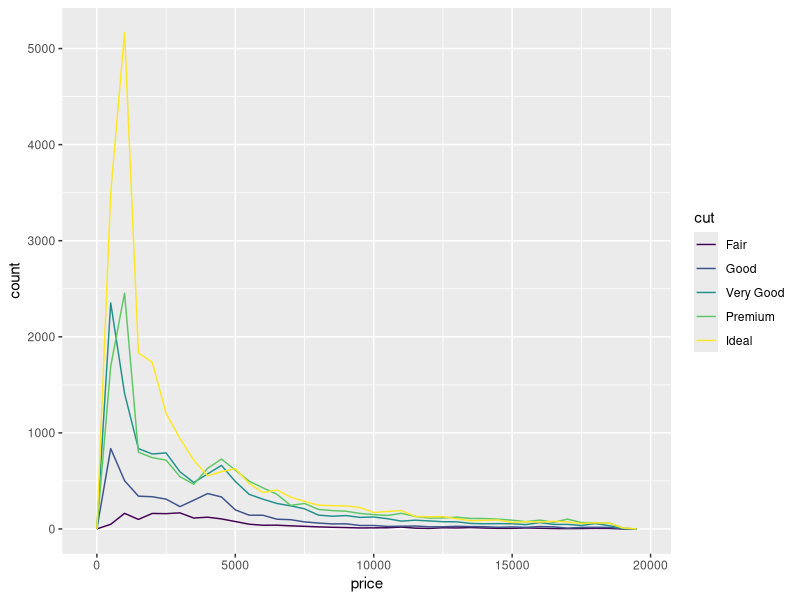
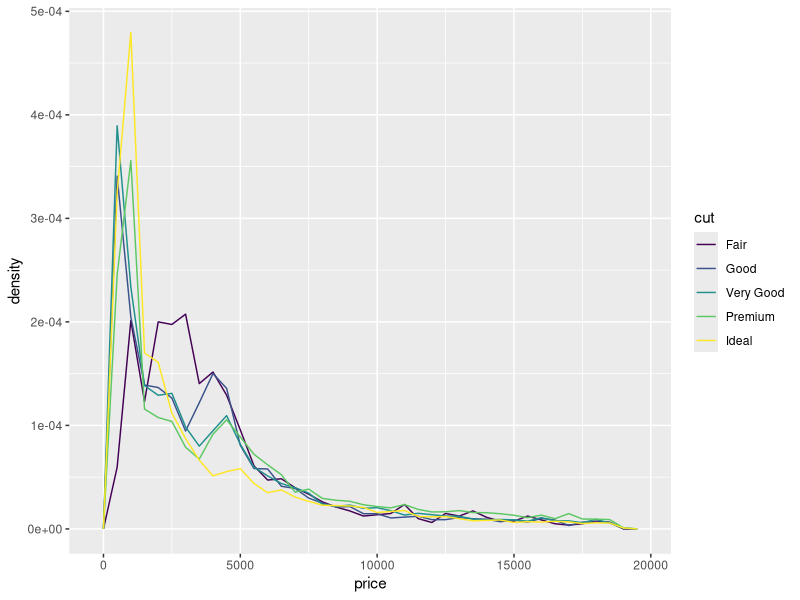

These figures' R source, in order: (Note: this script raises an error after producing the figures.)
## ---- chunk 1
knitr::opts_chunk$set(echo = TRUE, warning = FALSE, message = FALSE, error = FALSE)
library(tidyverse)
library(hexbin)
library(viridis)
## ---- chunk 2
diamonds2 <- diamonds %>% 
  filter(between(y, 3, 20))
## ---- chunk 3
diamonds2 <- diamonds %>% 
  mutate(y = ifelse(y < 3 | y > 20, NA, y))
## ---- chunk 4
diamonds2 <- diamonds %>% 
  mutate(y = ifelse(y < 3 | y > 20, mean(diamonds$y, na.rm = T), y))
## ---- chunk 5
ggplot(data = diamonds, mapping = aes(x = price)) + 
  geom_freqpoly(mapping = aes(colour = cut), binwidth = 500)
## ---- chunk 6
ggplot(data = diamonds, mapping = aes(x = price, y = ..density..)) + 
  geom_freqpoly(mapping = aes(colour = cut), binwidth = 500)
## ---- chunk 7
knitr::include_graphics("images/EDA-boxplot.png")
## ---- chunk 8
ggplot(data = diamonds, mapping = aes(x = cut, y = price)) +
  geom_boxplot()
## ---- chunk 9
ggplot(data = diamonds, mapping = aes(x = cut, y = price)) +
  geom_violin()
## ---- chunk 10
ggplot(data = diamonds) +
  geom_count(mapping = aes(x = cut, y = color))
## ---- chunk 11
diamonds %>% 
  count(color, cut) %>%  
  ggplot(mapping = aes(x = color, y = cut)) +
    geom_tile(mapping = aes(fill = n))
## ---- chunk 12
# pairs(mpg)  # Won't work. pairs() doesn't like categoricals. Dummy variables are an option, but let's just drop. 

mpgNumerics <- mpg %>%
  select(-model, -manufacturer, -trans, -drv, -fl, -class)

pairs(mpgNumerics)
## ---- chunk 13
cor(mpgNumerics) #gener
## ---- chunk 14
# install("car")
# library()
car::vif(lm(price ~ carat + cut, data = diamonds))
## ---- chunk 15
# size and weight are collinear
car::vif(lm(price ~ carat + cut + color + y + x, data = diamonds)) 
## ---- chunk 16
smaller <- diamonds %>% 
  filter(carat < 3)

# install.packages("hexbin")
ggplot(data = smaller) +
  geom_hex(mapping = aes(x = carat, y = price)) +
  scale_fill_viridis() # the viridis color scheme is better than default
## ---- chunk 17
ggplot(data = diamonds) + 
  geom_point(mapping = aes(x = carat, y = price), alpha = 1 / 100)
## ---- chunk 18
ggplot(data = smaller, mapping = aes(x = carat, y = price)) + 
  geom_boxplot(mapping = aes(group = cut_width(carat, 0.1)))
## ---- chunk 19
ggplot(data = diamonds) +
  geom_point(mapping = aes(x = x, y = y)) +
  coord_cartesian(xlim = c(4, 11), ylim = c(4, 11))
## ---- chunk 20
ggplot(data = diamonds) + 
  geom_point(mapping = aes(x = carat, y = price, color = cut), alpha = .15)
## ---- chunk 21
ggplot(data = diamonds) +
  geom_boxplot(mapping = aes(x = x, y = y, group = cut_width(x, 2))) +
  coord_cartesian(xlim = c(4, 11), ylim = c(4, 11))
## ---- chunk 22
library(modelr)

# train a linear regression model to predict price using carat
mod <- lm(log(price) ~ log(carat), data = diamonds) 

# subtract predictions from actuals to find residuals
diamonds2 <- diamonds %>% 
  add_residuals(mod) %>% 
  mutate(resid = exp(resid))

# residuals plot -- useful for identifying trends not found by model
ggplot(data = diamonds2) + 
  geom_point(mapping = aes(x = carat, y = resid))
## ---- chunk 23
ggplot(data = diamonds2) + 
  geom_boxplot(mapping = aes(x = cut, y = resid))
